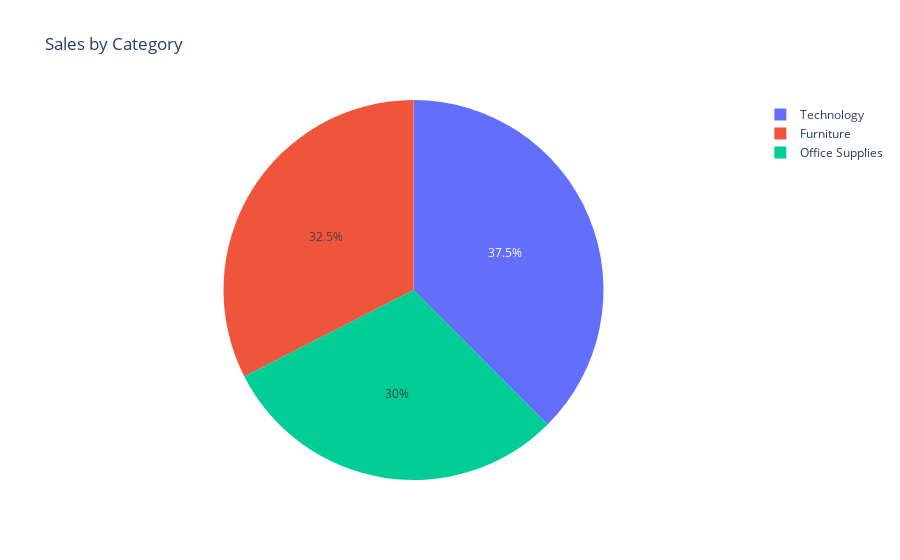

Notebook source saved alongside this figure:
### Code cell
# 🔹 Sales by Category
cat_sales = orders_df.groupby('Category')['Sales'].sum().reset_index()
fig3 = px.pie(cat_sales, values='Sales', names='Category', title='Sales by Category')
fig3.show()

### Figure 1 — Plotly figure (JSON) as saved in the notebook; plotly's stock layout.template omitted (floating-point values rounded to 4 significant figures)
{"data": [{"domain": {"x": [0, 1], "y": [0, 1]}, "hovertemplate": "Category=%{label}<br>Sales=%{value}<extra></extra>", "labels": ["Furniture", "Office Supplies", "Technology"], "legendgroup": "", "name": "", "showlegend": true, "type": "pie", "values": [4110000.0, 3787000.0, 4745000.0]}], "layout": {"legend": {"tracegroupgap": 0}, "title": {"text": "Sales by Category"}}}
